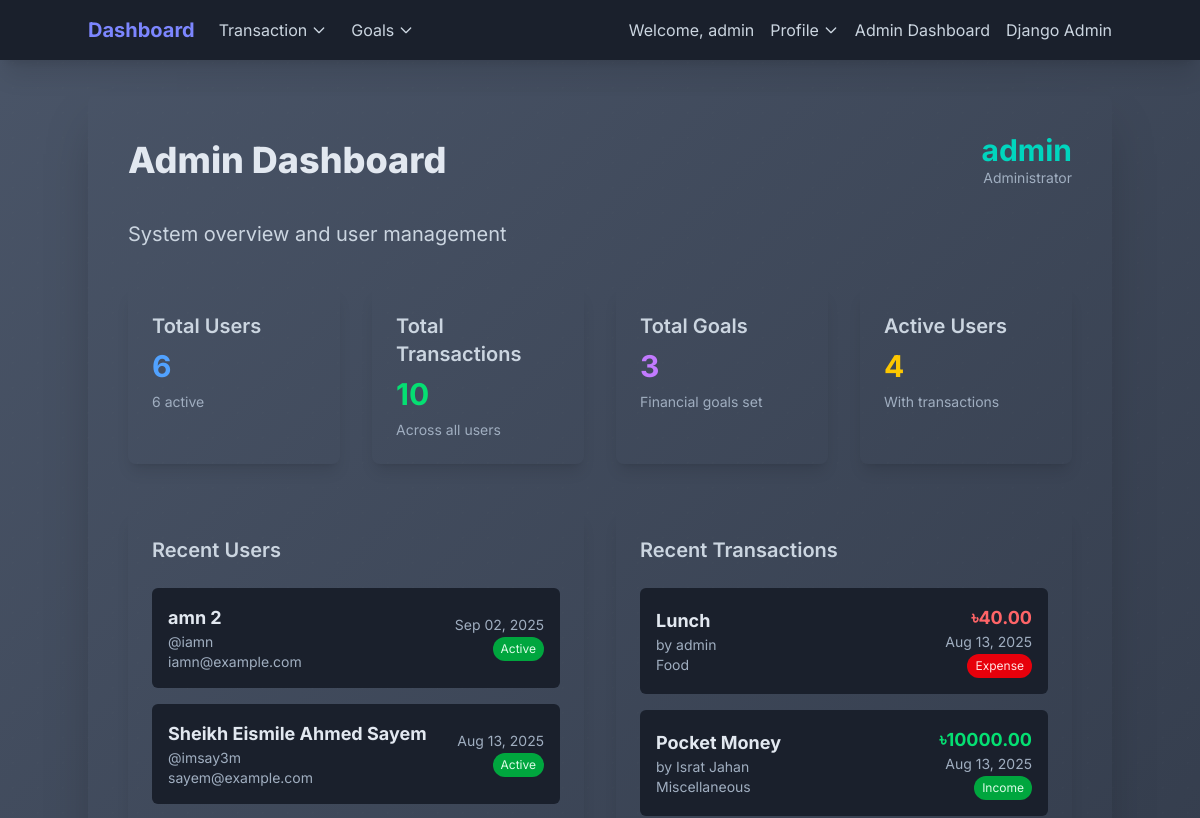
/admin-dashboard/ (signed in, upper part), run on an earlier commit of the app's database.
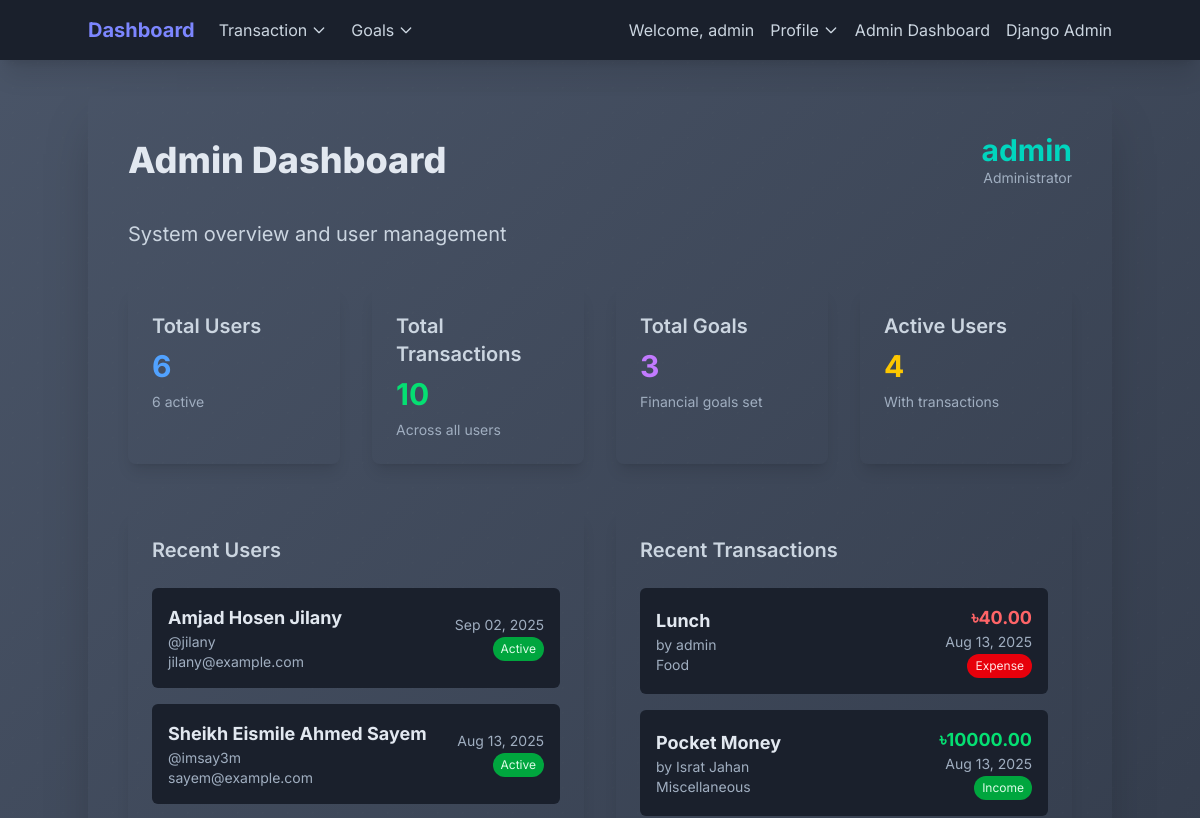
And on a later commit of the database.
### finance/models.py (models this page shows, shortened)
class CustomUser(AbstractUser):
    phone_number = models.CharField(max_length=15, blank=True, null=True, help_text="Optional phone number")
    date_of_birth = models.DateField(blank=True, null=True, help_text="Optional date of birth")
    bio = models.TextField(max_length=500, blank=True, help_text="Tell us about yourself")
    created_at = models.DateTimeField(auto_now_add=True)
    updated_at = models.DateTimeField(auto_now=True)
    username = models.CharField(
        max_length=150,
        unique=True,
        validators=[MinLengthValidator(3)],
        help_text="Required. 3-150 characters. Letters, digits and @/./+/-/_ only."
    )
    email = models.EmailField(unique=True, help_text="Required. Enter a valid email address.")
    USERNAME_FIELD = 'username'
    REQUIRED_FIELDS = ['email']
    def get_full_name(self):
        return f"{self.first_name} {self.last_name}".strip() or self.username

### finance/views.py (the view)
# urls.py: path('admin-dashboard/', AdminDashboardView.as_view(), name='admin_dashboard'),
class AdminDashboardView(LoginRequiredMixin, View):
    def get(self, request, *args, **kwargs):
        if not request.user.is_staff:
            messages.error(request, 'Access denied. Staff privileges required.')
            return redirect('dashboard')
        total_users = CustomUser.objects.count()
        active_users = CustomUser.objects.filter(is_active=True).count()
        total_transactions = Transaction.objects.count()
        total_goals = Goal.objects.count()
        recent_users = CustomUser.objects.order_by('-date_joined')[:5]
        recent_transactions = Transaction.objects.select_related('user').order_by('-date')[:10]
        users_with_transactions = CustomUser.objects.filter(transaction__isnull=False).distinct().count()
        users_with_goals = CustomUser.objects.filter(goal__isnull=False).distinct().count()
        context = {
            'total_users': total_users,
            'active_users': active_users,
            'total_transactions': total_transactions,
            'total_goals': total_goals,
            'recent_users': recent_users,
            'recent_transactions': recent_transactions,
            'users_with_transactions': users_with_transactions,
            'users_with_goals': users_with_goals,
        }
        return render(request, 'finance/admin_dashboard.html', context)

### finance/templates/finance/admin_dashboard.html (shortened to what the changed rows need)
{% extends "finance/base.html" %}
{% block content %}
<div class="container mx-auto p-6 lg:p-10 rounded-xl shadow-2xl admin-container mt-8">
    <div class="flex flex-col sm:flex-row justify-between items-center mb-8">
        <h1 class="text-3xl lg:text-4xl font-extrabold text-gray-900 dark:text-white mb-4 sm:mb-0">Admin Dashboard</h1>
        <div class="text-right">
            <h1 class="text-2xl lg:text-3xl font-bold text-teal-400">{{ request.user.get_full_name }}</h1>
        </div>
    </div>
    <div class="grid grid-cols-1 sm:grid-cols-2 lg:grid-cols-4 gap-8 mb-12">
        <div class="admin-card p-6 rounded-lg shadow-lg">
            <h2 class="text-xl font-semibold text-gray-700 dark:text-gray-200 mb-2">Total Users</h2>
        </div>
        <div class="admin-card p-6 rounded-lg shadow-lg">
            <h2 class="text-xl font-semibold text-gray-700 dark:text-gray-200 mb-2">Total Transactions</h2>
        </div>
        <div class="admin-card p-6 rounded-lg shadow-lg">
            <h2 class="text-xl font-semibold text-gray-700 dark:text-gray-200 mb-2">Total Goals</h2>
        </div>
        <div class="admin-card p-6 rounded-lg shadow-lg">
            <h2 class="text-xl font-semibold text-gray-700 dark:text-gray-200 mb-2">Active Users</h2>
        </div>
    </div>
    <div class="grid grid-cols-1 lg:grid-cols-2 gap-8 mb-12">
        <div class="admin-card p-6 rounded-lg shadow-lg">
            <h2 class="text-xl font-semibold text-gray-700 dark:text-gray-200 mb-6">Recent Users</h2>
            {% if recent_users %}
                <div class="space-y-4">
                    {% for user in recent_users %}
                        <div class="flex items-center justify-between p-4 bg-gray-100 dark:bg-gray-800/50 rounded-md">
                            <div class="text-gray-700 dark:text-gray-100">
                                <p class="font-bold text-lg text-gray-900 dark:text-white">{{ user.get_full_name }}</p>
                                <p class="text-sm text-gray-600 dark:text-gray-400">@{{ user.username }}</p>
                                <p class="text-sm text-gray-600 dark:text-gray-400">{{ user.email }}</p>
                            </div>
                            <div class="text-right">
                                <p class="text-sm text-gray-600 dark:text-gray-400">{{ user.date_joined|date:"M d, Y" }}</p>
                                <span class="inline-block px-2 py-1 text-xs rounded-full {% if user.is_active %}bg-green-600 text-green-100{% else %}bg-red-600 text-red-100{% endif %}">
                                    {% if user.is_active %}Active{% else %}Inactive{% endif %}
                                </span>
                            </div>
                        </div>
                    {% endfor %}
                </div>
            {% else %}
                <p class="text-gray-500 dark:text-gray-400 text-center py-4">No users found.</p>
            {% endif %}
        </div>
        <div class="admin-card p-6 rounded-lg shadow-lg">
            <h2 class="text-xl font-semibold text-gray-700 dark:text-gray-200 mb-6">Recent Transactions</h2>
        </div>
    </div>
</div>
{% endblock content %}

What changed in the data, as far as the page shows it:
changed CustomUser: get_full_name "amn 2" → "Amjad Hosen Jilany"; username "iamn" → "jilany"; email "iamn@example.com" → "jilany@example.com"
